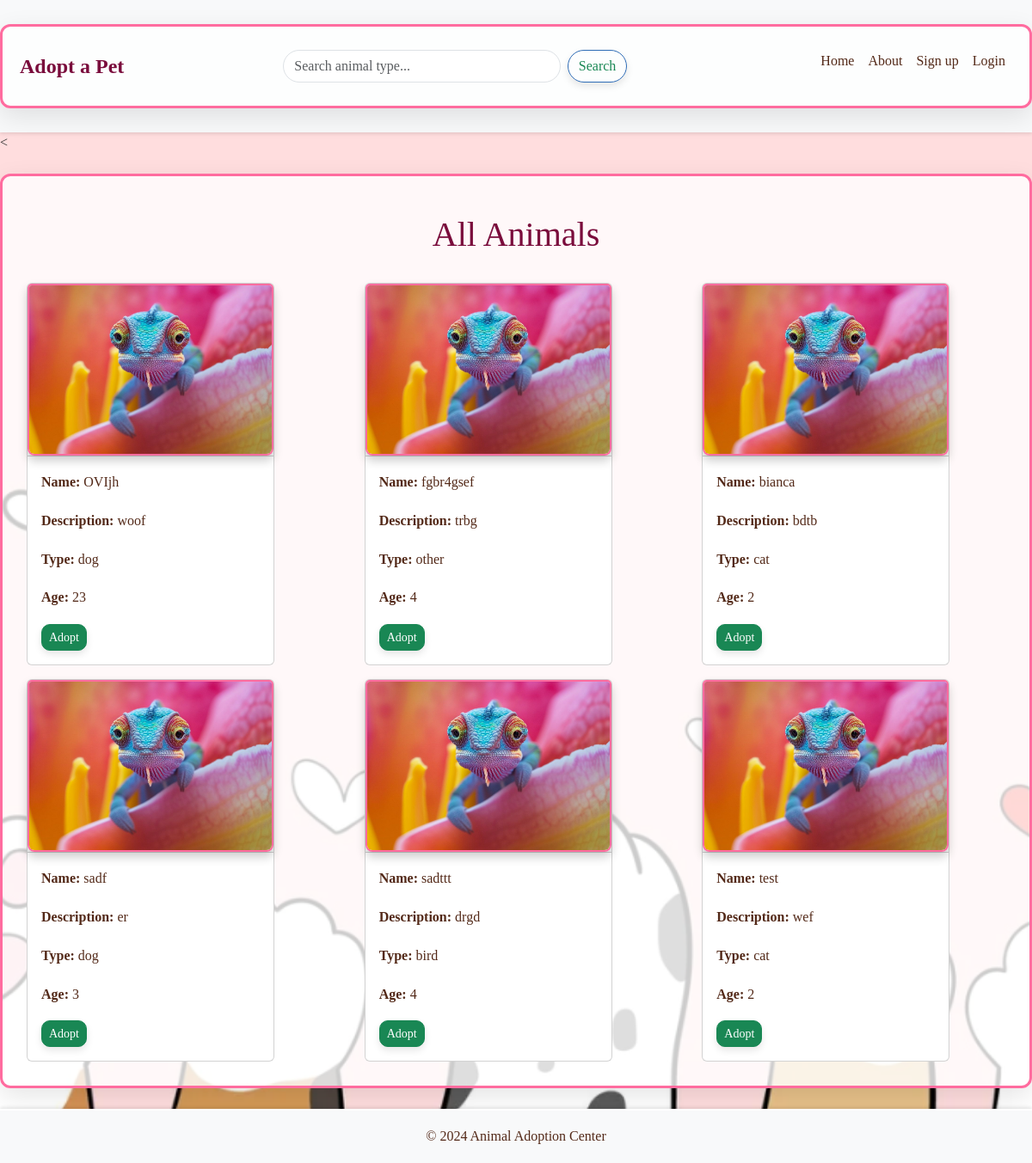
/animals, run on an earlier commit of the app's database.
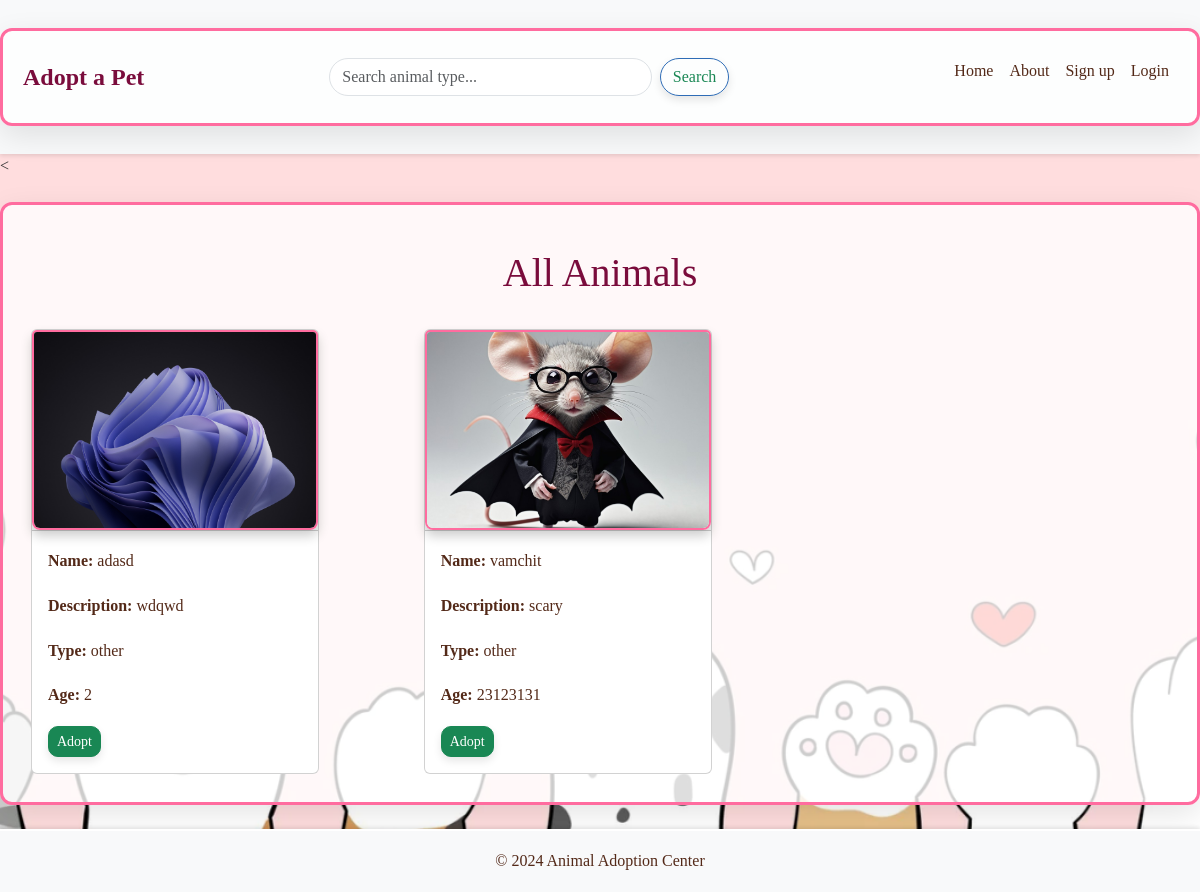
And on a later commit of the database.
### app/models.py (models this page shows, shortened)
class Animal(db.Model):
    id = db.Column(db.Integer, primary_key=True)
    name = db.Column(db.String(100), nullable=False)
    age = db.Column(db.String(20), nullable=False)  # Age stored as string (e.g., "2 years")
    animal_type = db.Column(db.String(50), nullable=False)  # e.g., "dog", "cat"
    description = db.Column(db.Text, nullable=True)
    image = db.Column(db.String(255), nullable=False)  # Path to the image file

### app/backend/routes.py (the view)
@main.route('/animals', methods=['GET'])
def animals():
    animal_type = request.args.get('type')
    if animal_type:
        animals = Animal.query.filter_by(animal_type=animal_type).all()
    else:
        animals = Animal.query.all()
    for animal in animals:
        animal.image_path = f'{animal.image}'
    print(animal.image_path)
    return render_template('animals.html', animals=animals, filter_type=animal_type)

### app/frontend/templates/animals.html (shortened to what this page needs)
{% extends "home.html" %}
{% block content %}
<h1 class="text-center my-4">All Animals</h1>
<div class="row">
    {% for animal in animals %}
    <div class="col-12 col-md-6 col-lg-4">
        <div class="card m-2" style="width: 18rem;">
            <div class="card-header p-0">
                    <img src="{{ url_for('static', filename=animal.image_path) }}" class="card-img-top" alt="{{ animal.jpg }}" style="height: 200px; object-fit: cover;">
            </div>
            <div class="card-body">
                <p class="card-text"><strong>Name:</strong> {{ animal.name }}</p>
                <p class="card-text"><strong>Description:</strong> {{ animal.description }}</p>
                <p class="card-text"><strong>Type:</strong> {{ animal.animal_type }}</p>
                <p class="card-text"><strong>Age:</strong> {{ animal.age }}</p>
                <div class="d-flex justify-content-between mt-2">
                    {% if not current_user.is_admin %}
                    <a href="{{ url_for('main.adopt_animal', animal_id=animal.id) }}" class="btn btn-success btn-sm">Adopt</a>
                    {% endif %}
                </div>
            </div>
        </div>
    </div>
    {% endfor %}
</div>
{% endblock %}

What changed in the data, as far as the page shows it:
removed Animal: name "OVIjh", description "woof", animal_type "dog", age "23"
removed Animal: name "fgbr4gsef", description "trbg", animal_type "other", age "4"
removed Animal: name "bianca", description "bdtb", animal_type "cat", age "2"
removed Animal: name "sadf", description "er", animal_type "dog", age "3"
removed Animal: name "sadttt", description "drgd", animal_type "bird", age "4"
removed Animal: name "test", description "wef", animal_type "cat", age "2"
added Animal: shows a picture, name "adasd", description "wdqwd", animal_type "other", age "2"
added Animal: shows a picture, name "vamchit", description "scary", animal_type "other", age "23123131"
